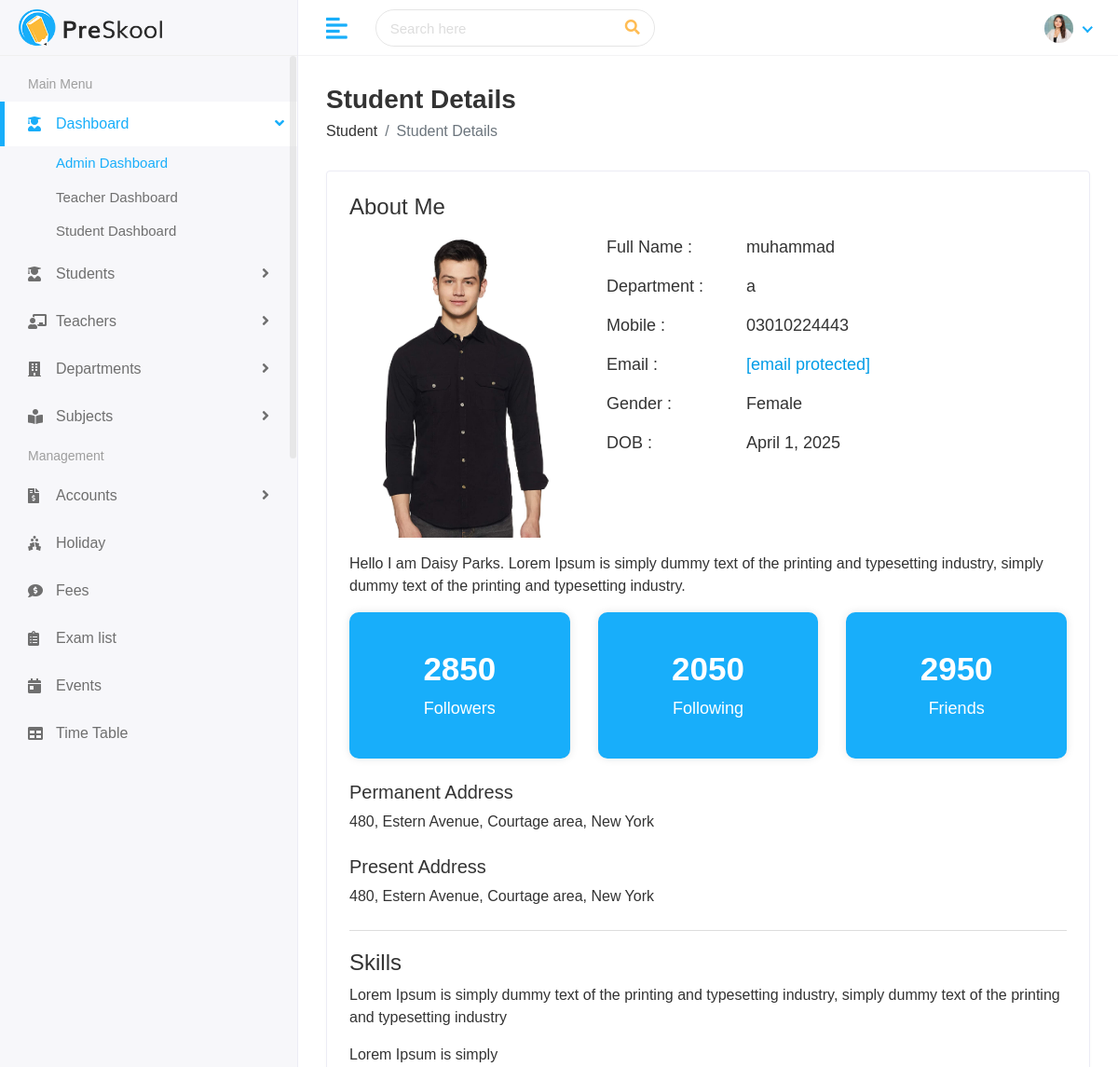
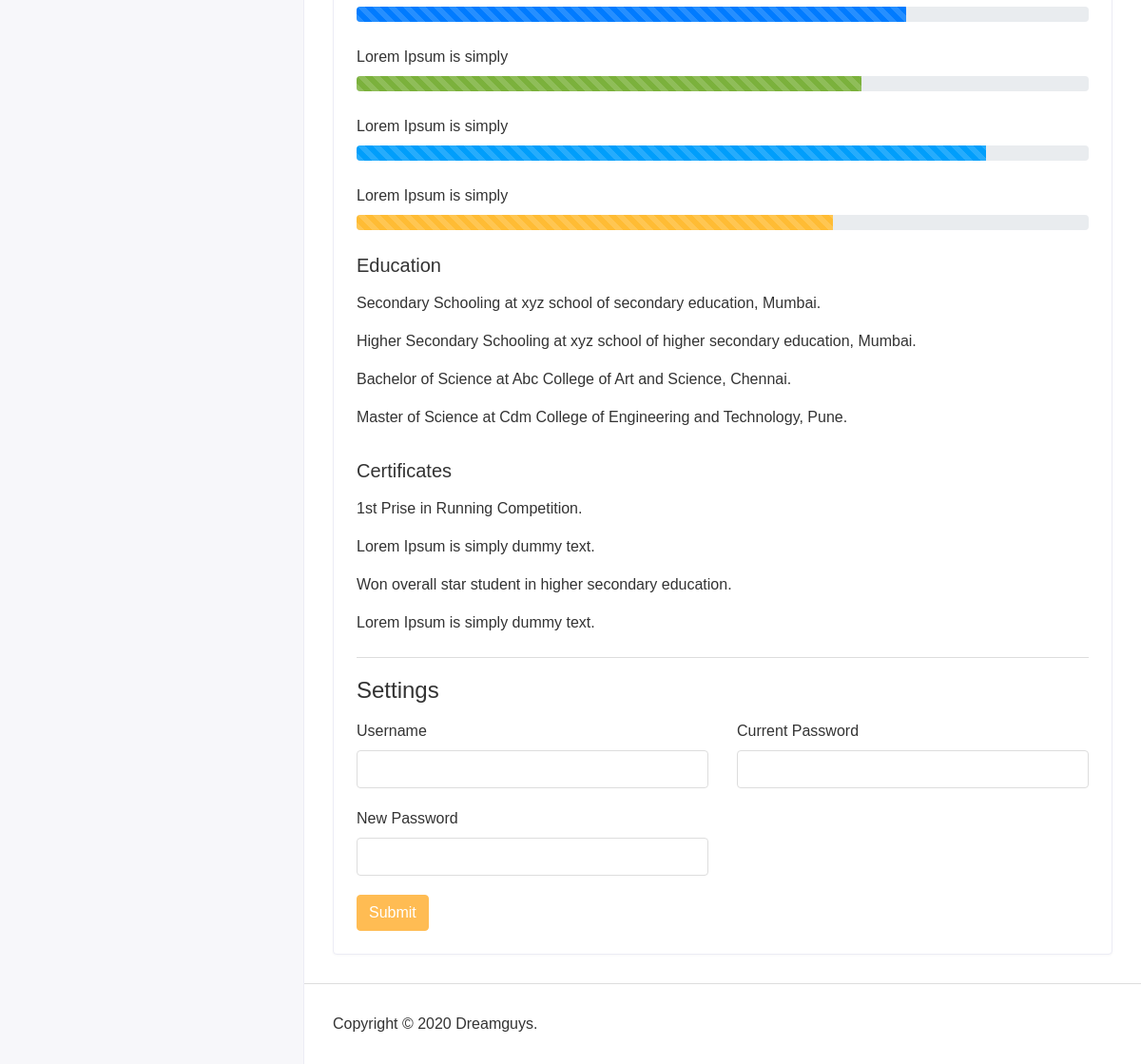
/student/students/1/, run on the app's committed database (2 pictures, top to bottom).
### student/models.py (models this page shows, shortened)
class Student(models.Model):
    first_name = models.CharField(max_length=100)
    last_name = models.CharField(max_length=100)
    student_id = models.CharField(max_length=20)
    gender = models.CharField(max_length=10, choices=[('Male', 'Male'), ('Female', 'Female'), ('Others', 'Others')])
    date_of_birth = models.DateField()
    student_class = models.CharField(max_length=50)
    religion = models.CharField(max_length=50)
    joining_date = models.DateField()
    mobile_number = models.CharField(max_length=15)
    admission_number = models.CharField(max_length=20)
    section = models.CharField(max_length=10)
    student_image = models.ImageField(upload_to='students/', blank=True)
    parent = models.OneToOneField(Parent, on_delete=models.CASCADE)
    slug = models.SlugField(max_length=255, unique=True, blank=True)

### student/views.py (the view)
# urls.py: path('students/<str:slug>/', views.view_student, name='view_student'),
def view_student(request, slug):
    student = get_object_or_404(Student, student_id = slug)
    context = {
        'student': student
    }
    return render(request, "student-details.html", context)

### templates/student-details.html (shortened to what this page needs)
{% extends "base.html" %}
{% load static %}
{% block content %}
<div class="page-wrapper">
    <div class="content container-fluid">
    <div class="page-header">
    <div class="row">
    <div class="col-sm-12">
    <h3 class="page-title">Student Details</h3>
    <ul class="breadcrumb">
    <li class="breadcrumb-item"><a href="/student">Student</a></li>
    <li class="breadcrumb-item active">Student Details</li>
    </ul>
    </div>
    </div>
    </div>
    <div class="card">
    <div class="card-body">
    <div class="row">
    <div class="col-md-12">
    <div class="about-info">
    <h4>About Me</h4>
    <div class="media mt-3">
    <img src="{{student.student_image.url}}" class="mr-3" alt="...">
    <div class="media-body">
    <ul>
    <li>
    <span class="title-span">Full Name : </span>
    <span class="info-span">{{ student.first_name}}</span>
    </li>
    <li>
    <span class="title-span">Department : </span>
    <span class="info-span">{{student.section}}</span>
    </li>
    <li>
    <span class="title-span">Mobile : </span>
    <span class="info-span">{{student.mobile_number}}</span>
    </li>
    <li>
    <span class="title-span">Email : </span>
    <span class="info-span"><a href="{{student.parent.father_email}}" class="__cf_email__" data-cfemail="7216131b010b32151f131b1e5c111d1f">[email&#160;protected]</a></span>
    </li>
    <li>
    <span class="title-span">Gender : </span>
    <span class="info-span">{{student.gender}}</span>
    </li>
    <li>
    <span class="title-span">DOB : </span>
    <span class="info-span">{{student.date_of_birth}}</span>
    </li>
    </ul>
    </div>
    </div>
    <div class="row mt-3">
    <div class="col-md-12">
    <p>Hello I am Daisy Parks. Lorem Ipsum is simply dummy text of the printing and typesetting industry, simply dummy text of the printing and typesetting industry.</p>
    </div>
    </div>
    <div class="row follow-sec">
    <div class="col-md-4 mb-3">
    <div class="blue-box">
    <h3>2850</h3>
    <p>Followers</p>
    </div>
    </div>
    <div class="col-md-4 mb-3">
    <div class="blue-box">
    <h3>2050</h3>
    <p>Following</p>
    </div>
    </div>
    <div class="col-md-4 mb-3">
    <div class="blue-box">
    <h3>2950</h3>
    <p>Friends</p>
    </div>
    </div>
    </div>
    <div class="row mt-2">
    <div class="col-md-12">
    <h5>Permanent Address</h5>
    <p>480, Estern Avenue, Courtage area, New York</p>
    </div>
    </div>
    <div class="row mt-2">
    <div class="col-md-12">
    <h5>Present Address</h5>
    <p>480, Estern Avenue, Courtage area, New York</p>
    </div>
    </div>
    </div>
    </div>
    </div>
    <div class="row mt-2">
    <div class="col-md-12">
    <div class="skill-info">
    <h4>Skills</h4>
    <p>Lorem Ipsum is simply dummy text of the printing and typesetting industry, simply dummy text of the printing and typesetting industry</p>
    <ul>
    <li>
    <label>Lorem Ipsum is simply</label>
    <div class="progress">
    <div class="progress-bar progress-bar-striped progress-bar-animated" role="progressbar" aria-valuenow="75" aria-valuemin="0" aria-valuemax="100" style="width: 75%"></div>
    </div>
    </li>
    <li>
    <label>Lorem Ipsum is simply</label>
    <div class="progress">
    <div class="progress-bar progress-bar-striped progress-bar-animated bg-success" role="progressbar" aria-valuenow="69" aria-valuemin="0" aria-valuemax="100" style="width: 69%"></div>
    </div>
    </li>
    <li>
    <label>Lorem Ipsum is simply</label>
    <div class="progress">
    <div class="progress-bar progress-bar-striped progress-bar-animated bg-info" role="progressbar" aria-valuenow="86" aria-valuemin="0" aria-valuemax="100" style="width: 86%"></div>
    </div>
    </li>
    <li>
     <label>Lorem Ipsum is simply</label>
    <div class="progress">
    <div class="progress-bar progress-bar-striped progress-bar-animated bg-warning" role="progressbar" aria-valuenow="65" aria-valuemin="0" aria-valuemax="100" style="width: 65%"></div>
    </div>
    </li>
    </ul>
    <div class="row mt-3">
    <div class="col-md-12">
    <h5>Education</h5>
    <p class="mt-3">Secondary Schooling at xyz school of secondary education, Mumbai.</p>
    <p>Higher Secondary Schooling at xyz school of higher secondary education, Mumbai.</p>
    <p>Bachelor of Science at Abc College of Art and Science, Chennai.</p>
    <p>Master of Science at Cdm College of Engineering and Technology, Pune.</p>
    </div>
    </div>
    <div class="row mt-3">
    <div class="col-md-12">
    <h5>Certificates</h5>
    <p class="mt-3">1st Prise in Running Competition.</p>
    <p>Lorem Ipsum is simply dummy text.</p>
    <p>Won overall star student in higher secondary education.</p>
    <p>Lorem Ipsum is simply dummy text.</p>
    </div>
    </div>
    </div>
    </div>
    </div>
    <div class="row mt-2">
    <div class="col-md-12">
    <div class="skill-info">
    <h4>Settings</h4>
    <form>
    <div class="row mt-3">
    <div class="col-12 col-sm-6">
    <div class="form-group">
    <label>Username</label>
    <input type="text" class="form-control">
    </div>
    </div>
    <div class="col-12 col-sm-6">
    <div class="form-group">
    <label>Current Password</label>
    <input type="password" class="form-control">
    </div>
    </div>
    <div class="col-12 col-sm-6">
    <div class="form-group">
    <label>New Password</label>
    <input type="password" class="form-control">
    </div>
    </div>
    <div class="col-12">
    <button type="submit" class="btn btn-primary">Submit</button>
    </div>
    </div>
    </form>
    </div>
    </div>
    </div>
    </div>
    </div>
    </div>
    <footer>
    <p>Copyright © 2020 Dreamguys.</p>
    </footer>
    </div>
    </div>
</body>
</html>
{% endblock content %}

### templates/base.html (shortened to what this page needs)
{% load static %}
<!DOCTYPE html>
<html lang="en">
   <head>
      <link rel="stylesheet" href="{% static 'assets/plugins/bootstrap/css/bootstrap.min.css' %}">
      <link rel="stylesheet" href="{% static 'assets/plugins/fontawesome/css/fontawesome.min.css' %}">
      <link rel="stylesheet" href="{% static 'assets/plugins/fontawesome/css/all.min.css' %}">
      <link rel="stylesheet" href="{% static 'assets/css/style.css' %}">
   </head>
   <body>
      <div class="main-wrapper">
         <div class="header">
            <div class="header-left">
               <a href="index.html" class="logo">
               <img src="assets/img/logo.png" alt="Logo">
               </a>
            </div>
            <a href="javascript:void(0);" id="toggle_btn">
            <i class="fas fa-align-left"></i>
            </a>
            <div class="top-nav-search">
               <form>
                  <input type="text" class="form-control" placeholder="Search here">
                  <button class="btn" type="submit"><i class="fas fa-search"></i></button>
               </form>
            </div>
            <ul class="nav user-menu">
               <li class="nav-item dropdown noti-dropdown">
                  <a href="#" class="dropdown-toggle nav-link" data-toggle="dropdown">
                     </a>
               </li>
               <li class="nav-item dropdown has-arrow">
                  <a href="#" class="dropdown-toggle nav-link" data-toggle="dropdown">
                  <span class="user-img"><img class="rounded-circle" src="assets/img/profiles/avatar-01.jpg" width="31" alt="Ryan Taylor"></span>
                  </a>
               </li>
            </ul>
         </div>
         <div class="sidebar" id="sidebar">
            <div class="sidebar-inner slimscroll">
               <div id="sidebar-menu" class="sidebar-menu">
                  <ul>
                     <li class="menu-title">
                        <span>Main Menu</span>
                     </li>
                     <li class="submenu active">
                        <a href="#"><i class="fas fa-user-graduate"></i> <span> Dashboard</span> <span class="menu-arrow"></span></a>
                        <ul>
                           <li><a href="index.html" class="active">Admin Dashboard</a></li>
                           <li><a href="teacher-dashboard.html">Teacher Dashboard</a></li>
                           <li><a href="student-dashboard.html">Student Dashboard</a></li>
                        </ul>
                     </li>
                     <li class="submenu">
                        <a href="#"><i class="fas fa-user-graduate"></i> <span> Students</span> <span class="menu-arrow"></span></a>
                     </li>
                     <li class="submenu">
                        <a href="#"><i class="fas fa-chalkboard-teacher"></i> <span> Teachers</span> <span class="menu-arrow"></span></a>
                     </li>
                     <li class="submenu">
                        <a href="#"><i class="fas fa-building"></i> <span> Departments</span> <span class="menu-arrow"></span></a>
                     </li>
                     <li class="submenu">
                        <a href="#"><i class="fas fa-book-reader"></i> <span> Subjects</span> <span class="menu-arrow"></span></a>
                     </li>
                     <li class="menu-title">
                        <span>Management</span>
                     </li>
                     <li class="submenu">
                        <a href="#"><i class="fas fa-file-invoice-dollar"></i> <span> Accounts</span> <span class="menu-arrow"></span></a>
                     </li>
                     <li>
                        <a href="holiday.html"><i class="fas fa-holly-berry"></i> <span>Holiday</span></a>
                     </li>
                     <li>
                        <a href="fees.html"><i class="fas fa-comment-dollar"></i> <span>Fees</span></a>
                     </li>
                     <li>
                        <a href="exam.html"><i class="fas fa-clipboard-list"></i> <span>Exam list</span></a>
                     </li>
                     <li>
                        <a href="event.html"><i class="fas fa-calendar-day"></i> <span>Events</span></a>
                     </li>
                     <li>
                        <a href="time-table.html"><i class="fas fa-table"></i> <span>Time Table</span></a>
                     </li>
                  </ul>
               </div>
            </div>
         </div>
         {% block content %}
         {% endblock content %}

### data on the page
Student: student_image (picture), first_name "muhammad", section "a", mobile_number "03010224443", gender "Female", date_of_birth "April 1, 2025"
